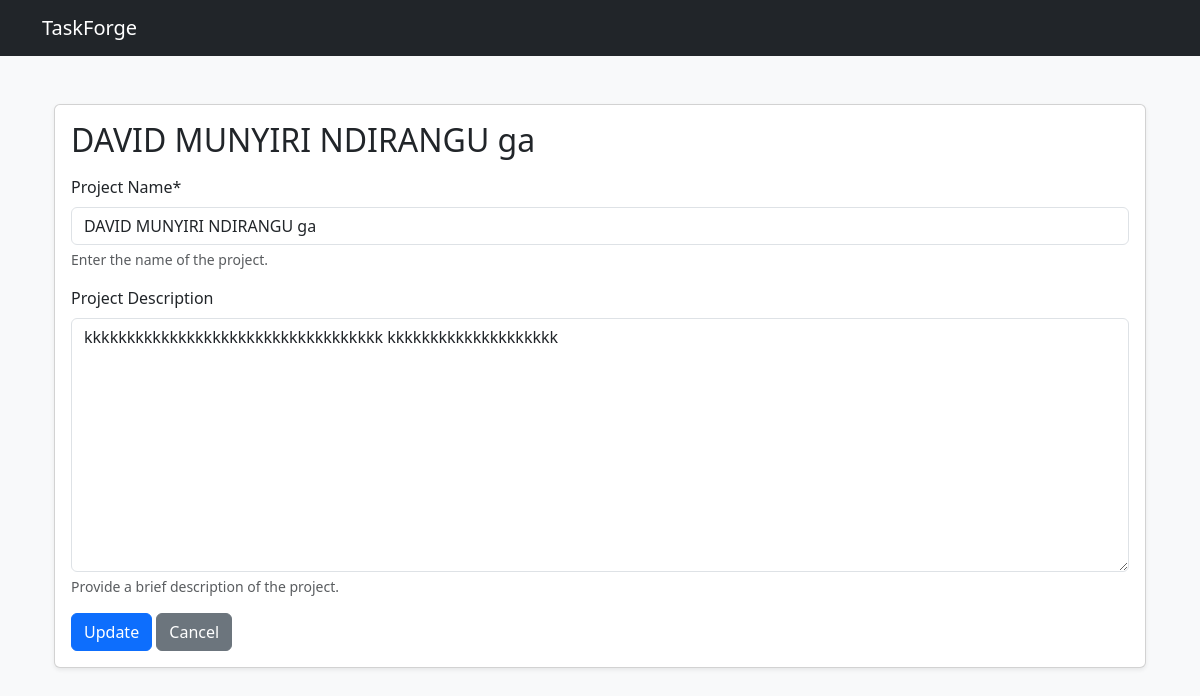
Page /projects/david-munyiri-ndirangu-ga/update/ on the committed database.
### tasks/models.py (models this page shows, shortened)
class Project(models.Model):
    name = models.CharField(max_length=200, unique=True)
    description = models.TextField(blank=True, null=True)
    created_at = models.DateTimeField(auto_now_add=True)
    slug = models.SlugField(max_length=200, unique=True, blank=True)
    class Meta:
        verbose_name_plural = "Projects"
        ordering =["-created_at"]

### tasks/views.py (the view)
# urls.py: path("projects/<slug:slug>/update/", views.update_project, name="update-project"),
def update_project(request, slug):
    project = get_object_or_404(Project, slug=slug)
    if request.method == "POST":
        form = ProjectForm(request.POST, instance=project)
        if form.is_valid():
            print("Form is valid ✅")
            updated_project = form.save()
            print("Saved:", updated_project.name, updated_project.description, updated_project.slug)
            return redirect('project-details', slug=updated_project.slug)
    else:
        form = ProjectForm(instance=project)
    context = {
        "form": form,
        "project": project
    }
    return render(request, "tasks/project_form.html", context)

### tasks/forms.py
class ProjectForm(ModelForm):
    class Meta:
        model = Project
        fields = ['name', 'description']
        labels = {
            'name': 'Project Name',
            'description': 'Project Description',
        }
        help_texts = {
            'name': 'Enter the name of the project.',
            'description': 'Provide a brief description of the project.',
        }

### tasks/templates/tasks/project_form.html (shortened to what this page needs)
{% extends "base.html" %}
{% load crispy_forms_tags %}
{% block content %}
<div class="container mt-4">
    <div class="card shadow-sm">
        <div class="card-body">
            <h2 class="card-title">{{ project.name|default:"New Project" }}</h2>
            <form method="post" class="mt-3">
                {{ form|crispy }}
                <button type="submit" class="btn btn-primary">
                    {% if project %}Update{% else %}Create{% endif %}
                </button>
                <a href="{% url 'project-list' %}" class="btn btn-secondary">Cancel</a>
            </form>
        </div>
    </div>
</div>
{% endblock %}

### rows in the picture
Project: name "DAVID MUNYIRI NDIRANGU ga", description "kkkkkkkkkkkkkkkkkkkkkkkkkkkkkkkkkkk kkkkkkkkkkkkkkkkkkkk"
